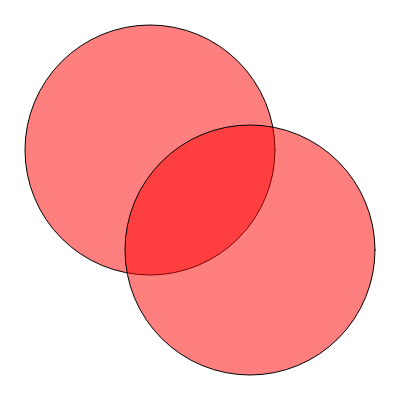
Frame 1 (no input)
Frame 60 (no input): identical to frame 1, image omitted
Frame 120 (the mouse pressed at the canvas centre since frame 60): identical to frame 1, image omitted

The p5.js sketch that drew this single still picture (run headless with seeded random() and noise() and a simulated clock; from frame 60 on, the mouse is pressed at the canvas centre):

// p5.js sketch
// ── sketch.js
// setup function - used for commands that need to run only once
function setup()
{
  // only put code here that you want to happen one time, 
  // at the start of your program

  // create a canvas element on the page
  createCanvas(400, 400);
  
  // red color, 50% transparency
  fill(255, 0, 0, 128);
  ellipse(150,150,250,250);
  ellipse(250,250,250,250);
}

// draw function - used for commands that need to be repeated
function draw()
{
}
				
		
